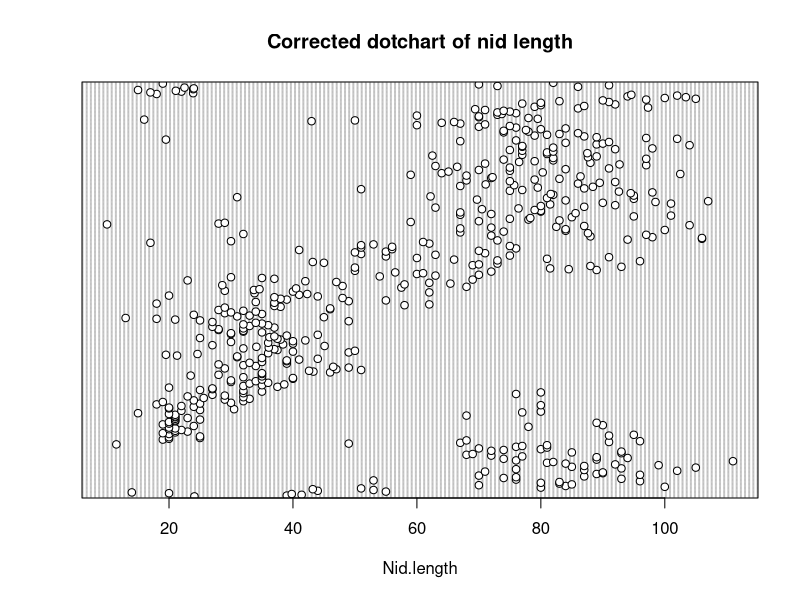
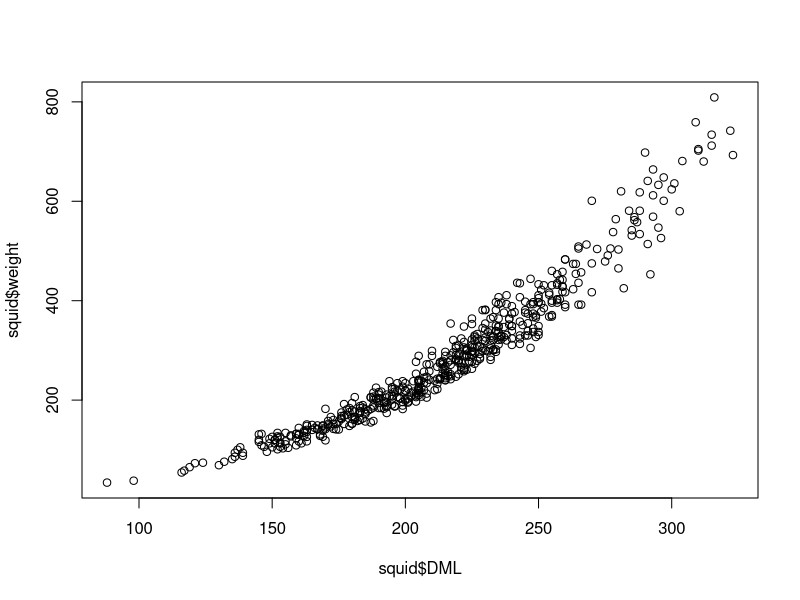
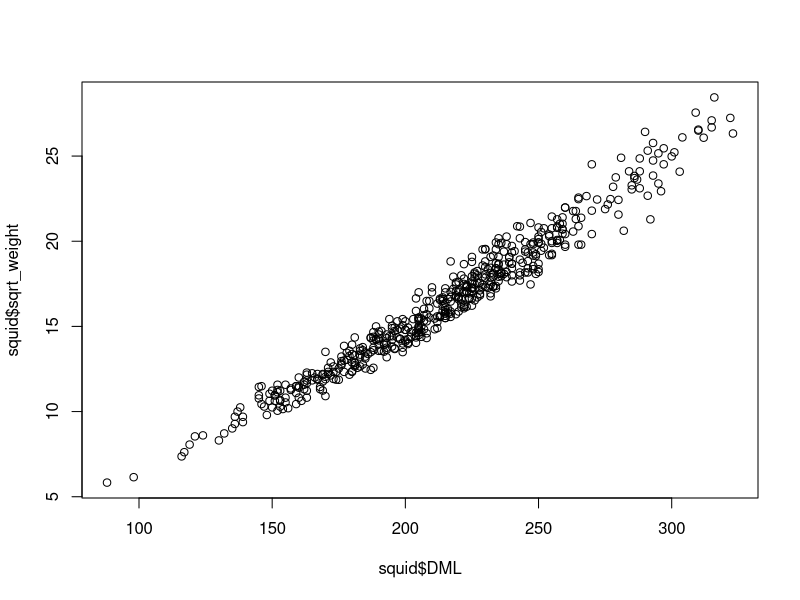
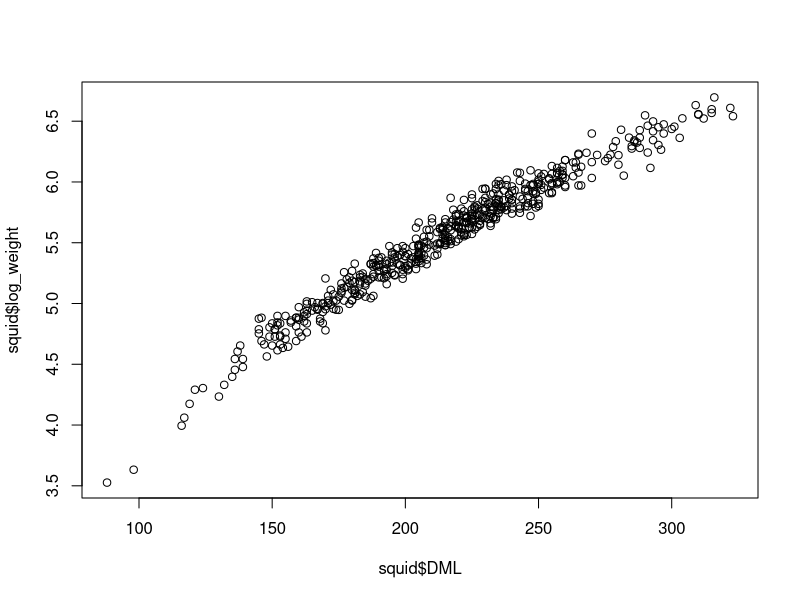
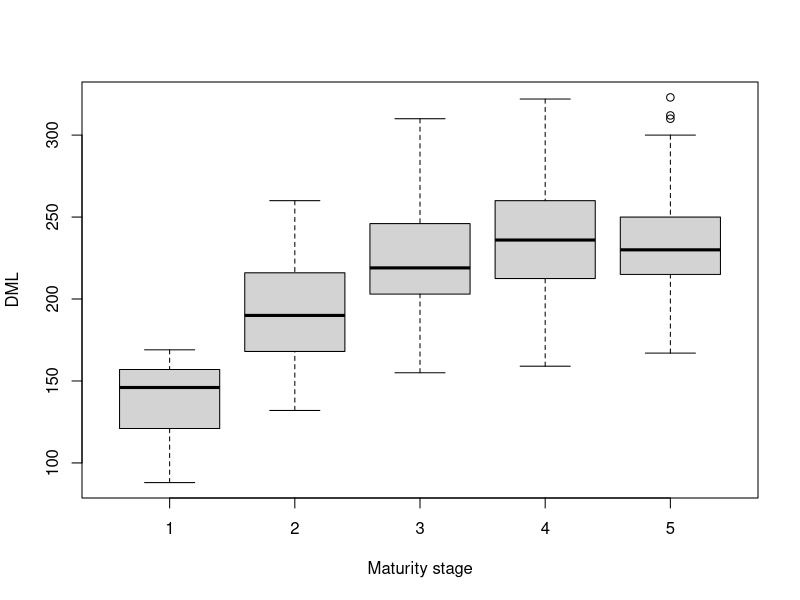
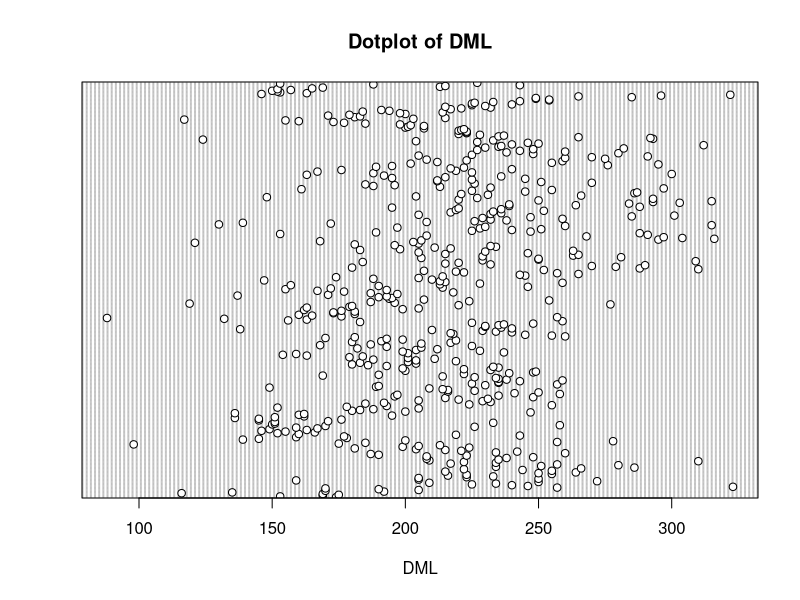
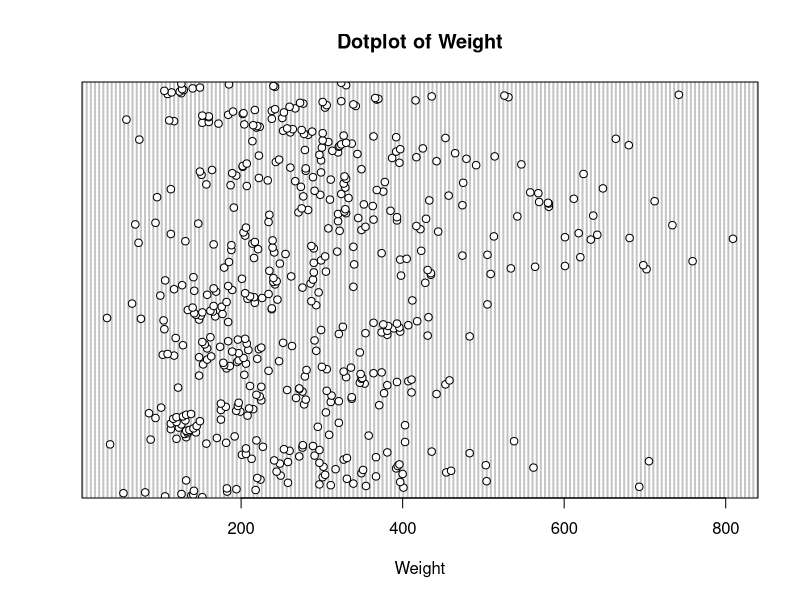
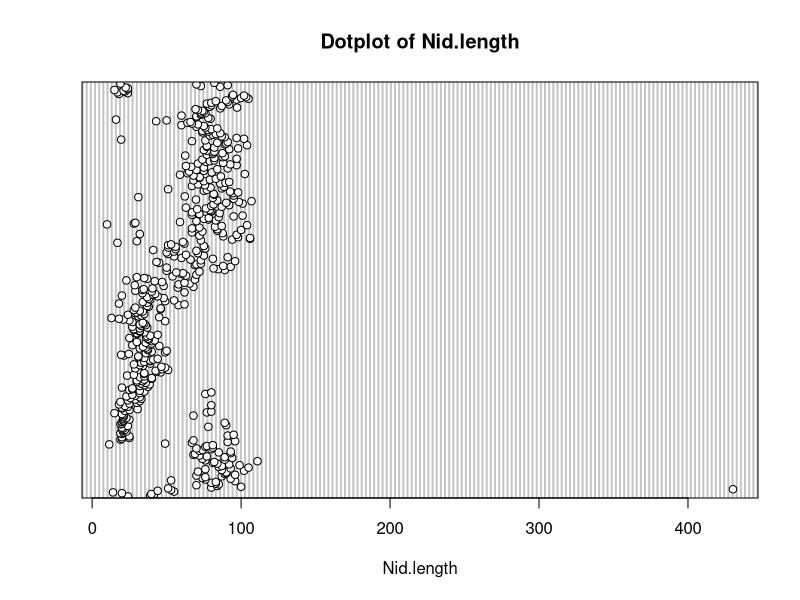

The R source for these figures, in order: (Note: this script raises an error after producing the figures.)
##Exercise 4: Visualising data using base R and lattice graphics

## Importing the ‘squid1.txt’ file into R
squid <- read.table(file = 'data/squid1.txt', header = TRUE, sep = "\t", stringsAsFactors = TRUE, dec = ",")

###Question 4:
summary(squid)
str(squid)
squid$year_factor <- factor(squid$year)
squid$month_factor <- factor(squid$month)
squid$maturity_stage_factor <- factor(squid$maturity.stage)
str (squid)


### Question 5:
## part a: How many observations are there per month and year combination?
xtabs(~ year_factor + month_factor, data = squid)

##part b: Do you have data for each month in each year? 
# No, because there is no data for Jan - Nov in 1989, no data for Feb & June 1990 & no data between August - Dec 1991

##part c: Which years have the most observations?
yearly_counts <- rowSums(table(squid$year_factor, squid$month_factor))

###Question 6:
##saving dotplots in pdf version
pdf("data/squid_dotplots.pdf")
## Creating dotcharts 
dotchart(squid$DML, main = "Dotplot of DML", xlab = "DML")
dotchart(squid$weight, main = "Dotplot of Weight", xlab = "Weight")
dotchart(squid$nid.length, main = "Dotplot of Nid.length", xlab = "Nid.length")
dotchart(squid$ovary.weight, main = "Dotplot of Ovary.weight", xlab = "Ovary.Weight")
dev.off()

###Question 7:
## Function to identify which observation is greater than 400
which(squid$nid.length > 400)
## 11th observation is greater than 400

##to confirm if 11th observation is actually greater than 400
squid$nid.length [11]

##to change the value to 43.2
squid$nid.length [11] <-43.2

##re-create dot plot with new values of observation 11
dotchart(squid$nid.length, main = "Corrected dotchart of nid length", xlab = "Nid.length")


### Question 8: 
## To create histograms with different values and export to pdf with first creating a pdf and then putting information inside
pdf("data/squid_histogram.pdf")
hist(squid$DML, main = "Histogram of DML", xlab = "DML")
hist(squid$weight, main = "Histogram of Weight", xlab = "Weight")
hist(squid$eviscerate.weight, main = "Histogram of eviscerate.weight", xlab = "eviscerate.weight")
hist(squid$ovary.weight, main = "Histogram of Ovary.weight", xlab = "Ovary.Weight")
dev.off()

###Question 9 
##Plot the relationship between DML on the x axis and weight on the y axis.
plot(x = squid$DML, y = squid$weight)
# the relationship appears somewhat linear but also a bit exponential

## transforming the weight variable with either a natural log (log()) or square root (sqrt()) transformation
squid$log_weight <- log(squid$weight)
squid$sqrt_weight <- sqrt (squid$weight)
# Doing sqrt weight linearizes there relationship.

#Scatterplot of DML vs sqrt(weight)
plot(x = squid$DML, y = squid$sqrt_weight)

##Scatterplot of DML vs log(weight)
plot(x = squid$DML, y = squid$log_weight)

##saving plot as pdf 
pdf("data/squid_scatterplot log weight.pdf")
plot(x = squid$DML, y = squid$log_weight)
dev.off()

pdf("data/squid_scatterplot sqrt weight.pdf")
plot(x = squid$DML, y = squid$sqrt_weight)
dev.off()

###Question 10: Making box plot
boxplot(squid$DML ~ squid$maturity.stage, data = squid, 
        ylab = "DML", xlab = "Maturity stage")

### installed the package vioplot using instal package (vioplot)
vioplot(squid$DML ~ squid$maturity.stage, data = squid, 
        ylab = "DML", xlab = "Maturity stage",
        col = "lightblue")
